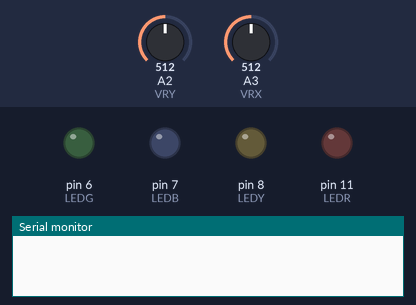
A sketch run on a simulated Arduino Uno, built with avr-gcc and run on an emulated ATmega328P. Shown: output pins drawn as LEDs (lit = HIGH), the last lines printed to the serial monitor. Dashed ring = blinking. The test bench sets the inputs (shaded band); at power-on: A3 (VRX) = 512, A2 (VRY) = 512. Random numbers use the default seed unless the sketch sets one.

Above: at 1.2 s.
1.3 s: A3 (VRX) set to 910
3.8 s: A3 (VRX) set to 90
6.3 s: A3 (VRX) set to 110
At 8.3 s:
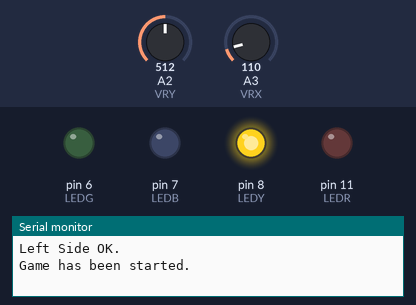
9.3 s: A3 (VRX) set to 0
10.8 s: A3 (VRX) set to 92
12.8 s: A3 (VRX) set to 104
At 14.1 s:
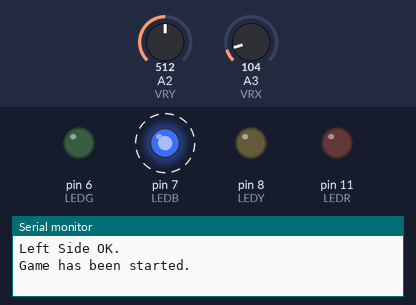
At 24.1 s:
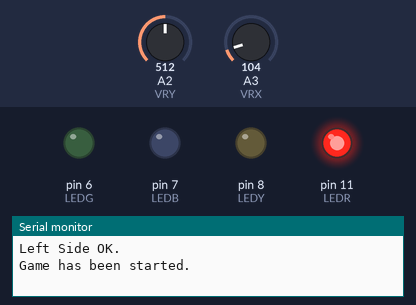
Timing chart, 0 to 25.1 s (numbered marks = the images above; inputs shaded):
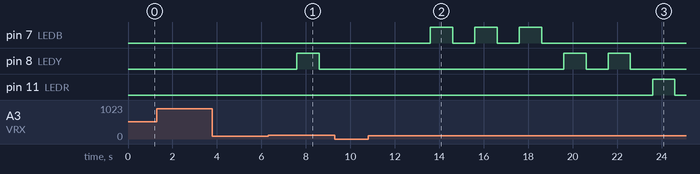

The sketch:

ARDUINO_PROJECT.ino
```cpp
#define VRX A3
#define VRY A2

#define LEDB 7
#define LEDG 6
#define LEDR 11
#define LEDY 8

bool isGameStarted;
bool LeftSideDone;
bool SideCounting;
bool scoreCounted;

unsigned long sideTime;
unsigned long startTime;
unsigned long lightTime;

int score;
int randNumber;

void setup() {
  pinMode(LEDB, OUTPUT);
  pinMode(LEDG, OUTPUT);
  pinMode(LEDR, OUTPUT);
  pinMode(LEDY, OUTPUT);

  randomSeed(analogRead(0));

  Serial.begin(9600);
}

void loop() {
  if (!isGameStarted) {
    if (analogRead(VRX) > 900 && !SideCounting && !LeftSideDone) {
      sideTime = millis();
      SideCounting = true;
    }

    else if (analogRead(VRX) < 900 && !LeftSideDone)  SideCounting = false;

    if (sideTime + 1000 < millis() && SideCounting && !LeftSideDone) {
      LeftSideDone = true;
      SideCounting = false;
      Serial.println("Left Side OK.");
    }

    if (LeftSideDone && !SideCounting && analogRead(VRX) < 100) {
      sideTime = millis();
      SideCounting = true;
    }

    else if (analogRead(VRX) > 100 && LeftSideDone)   SideCounting = false;

    if (sideTime + 1000 < millis() && SideCounting && LeftSideDone) {
      isGameStarted = true;
      startTime = millis();
      Serial.println("Game has been started.");
      delay(800);
    }
  }

  if (isGameStarted) { // 0 = UP, 1 = LEFT, 2 = DOWN, 3 = RIGHT

    while (startTime + 20000 > millis()) { //  20s

      randNumber = random(0, 4);

      if (randNumber == 0)  digitalWrite(LEDB, HIGH);
      if (randNumber == 1)  digitalWrite(LEDG, HIGH);
      if (randNumber == 2)  digitalWrite(LEDR, HIGH);
      if (randNumber == 3)  digitalWrite(LEDY, HIGH);

      lightTime = millis();

      while (lightTime + 2000 > millis()) {
        if (lightTime + 1000 < millis()) {
          turnOFFleds();
        }

        if (analogRead(VRX) < 100 && !scoreCounted) { // right
          turnOFFleds();
          scoreCounted = true;
          if (randNumber == 3) score++;
        }

        if (analogRead(VRX) > 900 && !scoreCounted) { // left
          turnOFFleds();
          scoreCounted = true;
          if (randNumber == 1) score++;
        }

        if (analogRead(VRY) > 900 && !scoreCounted) {   // up
          turnOFFleds();
          scoreCounted = true;
          if (randNumber == 0) score++;
        }

        if (analogRead(VRY) < 100 && !scoreCounted) { // down
          turnOFFleds();
          scoreCounted = true;
          if (randNumber == 2) score++;
        }

      }
      scoreCounted = false;
    }

    Serial.println("Game Done.");
    Serial.print("Total score: ");
    Serial.print(score);
    Serial.println("/10");

    isGameStarted = false;
    score = 0;
  }
}

void turnOFFleds() {
  digitalWrite(LEDB, LOW);
  digitalWrite(LEDG, LOW);
  digitalWrite(LEDR, LOW);
  digitalWrite(LEDY, LOW);
}
```

Measured:
- after the input at 6.3 s, pin 8 (LEDY): LOW → HIGH after 1.3 s, → LOW 1.0 s later
- after the input at 12.8 s, pin 7 (LEDB): alternates HIGH for 1.0 s and LOW for 1.0 s, 6 changes in all, then stays LOW, starting after 0.80 s; pin 8 (LEDY): alternates HIGH for 1.0 s and LOW for 1.0 s, 4 changes in all, then stays LOW, starting after 6.8 s; pin 11 (LEDR): LOW → HIGH after 10.8 s, → LOW 1.0 s later
